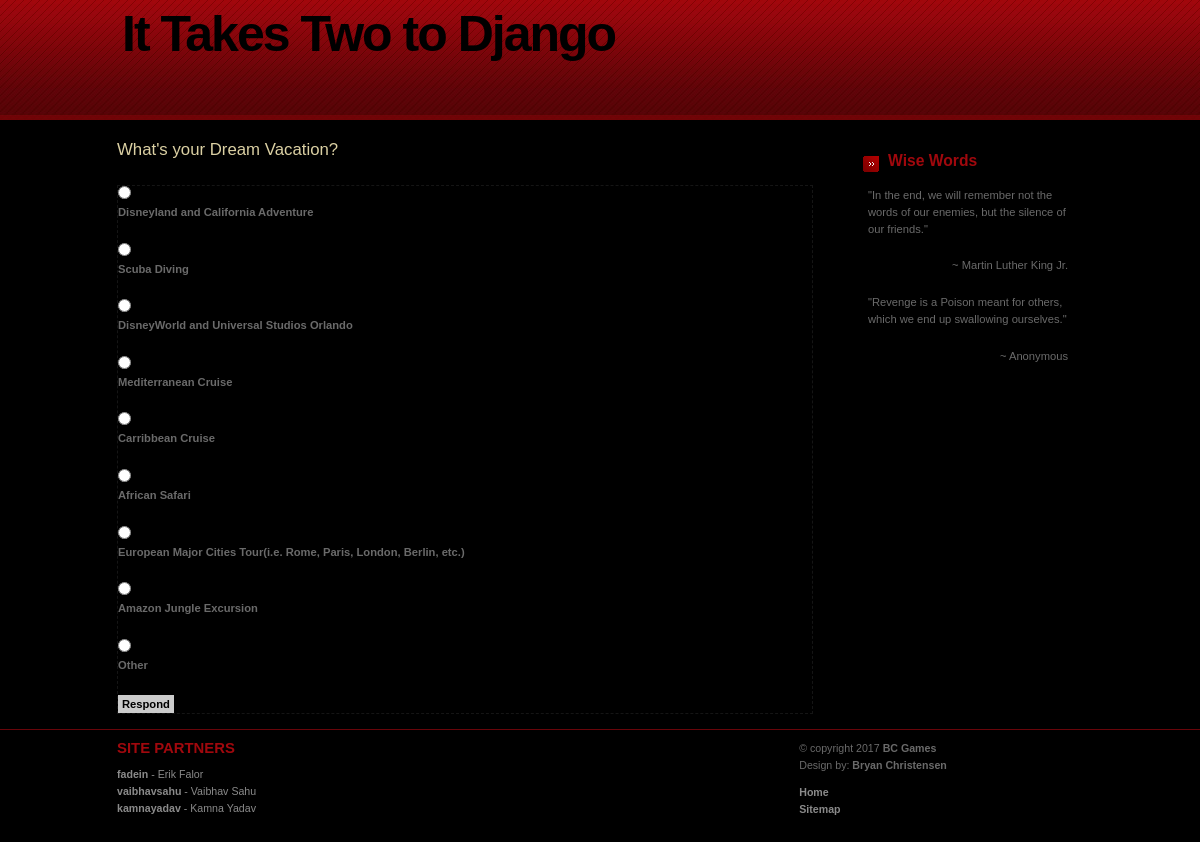
Page /polls/3/ on the committed database.
### polls/models.py (models this page shows, shortened)
class Question(models.Model):
  question_text = models.CharField(max_length=200)
  pub_date = models.DateTimeField('date published')
  def was_published_recently(self):
    now = timezone.now()
    return now - datetime.timedelta(days=1) <= self.pub_date <= now
  was_published_recently.admin_order_field = 'pub_date'
  was_published_recently.boolean = True
  was_published_recently.short_description = 'Published recently?'

class Choice(models.Model):
  question = models.ForeignKey(Question, on_delete=models.CASCADE)
  choice_text = models.CharField(max_length=200)
  votes = models.IntegerField(default=0)

### polls/views.py (the view)
# urls.py: url(r'^(?P<pk>[0-9]+)/$', views.DetailView.as_view(), name='detail'),
class DetailView(generic.DetailView):
  model = Question
  template_name = 'polls/detail.html'

### polls/templates/polls/detail.html (shortened to what this page needs)
{% load staticfiles %}
<link rel="stylesheet" type="text/css" href="{% static 'polls/style.css' %}" />
<div id="header"><div id="header-content">
    <h1 id="logo">It Takes Two to Django</h1>
</div></div>
<div id="content-wrap"><div id="content">
    <div id="sidebar">
        <div class="sidebox">
				<h1>Wise Words</h1>
				<p>&quot;In the end, we will remember not the words of our enemies, but the silence of our friends.&quot;</p>
                <p class="align-right">~ Martin Luther King Jr.</p>
				<p>&quot;Revenge is a Poison meant for others, which we end up swallowing ourselves.&quot;</p>
				<p class="align-right">~ Anonymous</p>
			</div>
    </div>
    <div id="main">
        <h1>{{ question.question_text }}</h1>
        <form action="{% url 'polls:vote' question.id %}" method="post">
        {% for choice in question.choice_set.all %}
            <input type="radio" name="choice" id="choice{{ forloop.counter }}" value="{{choice.id }}" />
            <label for="choice{{ forloop.counter }}">{{ choice.choice_text }}</label><br />
        {% endfor %}
            <input class="button" type="submit" value="Respond" />
        </form>
    </div>
</div></div>
<div id="footer"><div id="footer-content">
    <div class="col float-left">
        <h2>Site Partners</h2>
			<ul>
				<li><a href="https://c9.io/fadein/"><strong>fadein</strong> - Erik Falor</a></li>
				<li><a href="https://c9.io/vaibhavsahu/"><strong>vaibhavsahu</strong> - Vaibhav Sahu</a></li>
				<li><a href="https://c9.io/kamnayadav/"><strong>kamnayadav</strong> - Kamna Yadav</a></li>
			</ul>
    </div>
    <div class="col2 float-right">
			<p>
			&copy; copyright 2017 <strong>BC Games</strong><br />
			Design by: <strong>Bryan Christensen</strong>&nbsp; &nbsp;
			<ul>
				<li><a href="{% url 'polls:index' %}"><strong>Home</strong></a></li>
				<li><a href="{% url 'polls:index' %}"><strong>Sitemap</strong></a></li>
			</ul>
		</div>
</div></div>

### polls/static/polls/style.css (style rules this page uses)
* { padding: 0; margin: 0; }
a { color: #F88F26; background-color: inherit; text-decoration: none }
h1, h2, h3 { font: bold 1.3em 'Trebuchet MS', Arial, Sans-serif; color: #A0080D; }
h1 { font-size: 1.6em; }
h2 { font-size: 1.4em; text-transform:uppercase; }
#main h1 { font: normal 1.5em 'Trebuchet MS', Arial, Sans-serif; color: #DBD0A3; }
#sidebar h1 { font: bold 1.4em 'Trebuchet MS', Arial, Sans-serif; background: #000 url(arrow.gif) no-repeat 10px .7em; padding: 7px 0 7px 35px; color: #A0080D; }
p, h1, h2, h3 { margin: 0; padding: 10px 15px; }
ul, ol { margin: 10px 30px; padding: 0 15px; color: #F88F26; }
form { margin: 15px; padding: 0; background: #000; border: 1px dashed #151515; }
label { display:block; font-weight:bold; margin:5px 0; }
input { padding: 2px; border: 1px solid #CCC; font: normal 1em Verdana, sans-serif; color:#000; background: #CCC; }
input.button { margin: 0; font: bold 1em Tahoma, Sans-serif; border: 1px solid #CCC; padding: 2px 3px; color: #000; background: #CCC; }
#header-content, #footer-content, #content { width: 83%; }
#header { background: #444 url(headerbg.jpg) repeat-x 0 0; height: 120px; text-align: left; }
#header-content { position: relative; margin: 0 auto; padding: 0; }
#header-content #logo { position: absolute; font: bold 50px Verdana, 'Trebuchet Ms', Sans-serif; letter-spacing: -2px; color: #000; margin: 0; padding: 0; top: 5px; left: 20px; }
#content-wrap { clear: both; float: left; background: #000; width: 100%; }
#content { text-align: left; padding: 0; margin: 0 auto; }
#sidebar { float: right; width: 260px; margin: 10px 0; padding: 0; }
#sidebar .sidebox { background: #000; margin: 5px 15px 10px 15px; }
#main { margin: 10px 0; padding: 0 270px 0 0; }
#footer { clear: both; margin: 0; padding: 0; border-top: 1px solid #68050A; font-size: 95%; text-align: left; }
#footer h2, #footer p { padding-left: 0; }
#footer-content { margin: 0 auto; }
#footer-content a { text-decoration: none; color: #8A8A8A; }
#footer-content ul { list-style: none; margin: 0; padding: 0; }
#footer-content .col { width: 32%; padding: 0 5px 30px 15px; }
#footer-content .col2 { width: 30%; padding: 0 0 30px 0; }
.float-left { float: left; }
.float-right { float: right; }
.align-right { text-align: right; }

### rows in the picture
Question: question_text "What's your Dream Vacation?"
Choice: choice_text "Disneyland and California Adventure"
Choice: choice_text "Scuba Diving"
Choice: choice_text "DisneyWorld and Universal Studios Orlando"
Choice: choice_text "Mediterranean Cruise"
Choice: choice_text "Carribbean Cruise"
Choice: choice_text "African Safari"
Choice: choice_text "European Major Cities Tour(i.e. Rome, Paris, London, Berlin, etc.)"
Choice: choice_text "Amazon Jungle Excursion"
Choice: choice_text "Other"
